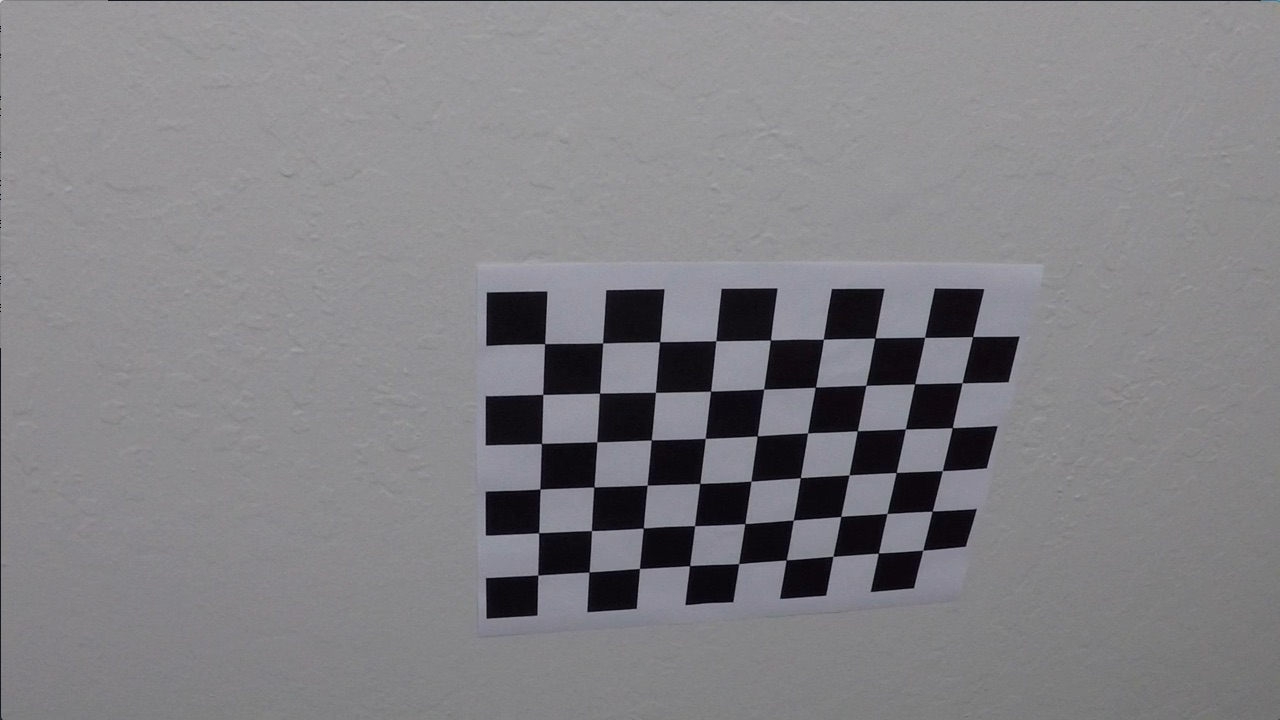
#> input picture Advanced-Lane-Lines/camera_calibration/Calibration_out/calibration10.jpg, 1280 x 720 px, given as the content of the folder /home/jibin/Documents/codes/Advanced-Lane-Lines/camera_cal, which was not available
$ jupyter execute ALF.ipynb   (older library calls are emulated)
#> lines starting #> are read from the running program, lines starting #| are printed output that depends on the picture; after the words box and inside, x2 and y2 are one past the last pixel; in counts of white or black regions, pixels touching at a corner belong together; pictures that were not available may be replaced by others from this repository, and a replacement may not be noted
[cell 1]
import numpy as np
import cv2
import glob
import matplotlib.pyplot as plt
import pickle
from moviepy.editor import VideoFileClip

[cell 2]
class CameraCalibration:

    def __init__(self):
        # prepare object points, like (0,0,0), (1,0,0), (2,0,0) ....
        self.objp = np.zeros((6*9,3), np.float32)
        self.objp[:,:2] = np.mgrid[0:9,0:6].T.reshape(-1,2)

        self.objpoints = [] # 3d points in real world space
        self.imgpoints = [] # 2d points in image plane.
        self.found = 0 #Flag for counting the images with succesfull corner detection
        self.lost = 0 #Flag for counting the images with failed corner detection
        self.calib_paramtrs = {}
        self.ud_images = [] #List to store undistorted images

    def calibrate(self,images,test_image,output_path):
        for i,fname in enumerate(images):
            oimage = str(fname).split('/')[-1].split(".")[0]
            image = cv2.imread(fname)
#> image is the input picture: shape (720, 1280, 3); mean B, G, R 133.1, 129.4, 130.2
            gray = cv2.cvtColor(image,cv2.COLOR_BGR2GRAY)

            # Finding the chessboard corners

            ret, corners = cv2.findChessboardCorners(gray, (9,6),None)
#> ret = True; corners = 54 rows, first 8: [545.3, 343.1], [602.7, 342.8], [660.1, 341.3], [715.8, 340.7], [770.6, 340], [823.5, 339.2], [874.3, 338.5], [925.1, 337.4]

            # If found, append object points, image points to the lists
            if ret == True:
                self.objpoints.append(self.objp)
                self.imgpoints.append(corners)

            # Draw and display the corners
                image = cv2.drawChessboardCorners(image, (9,6), corners, ret)
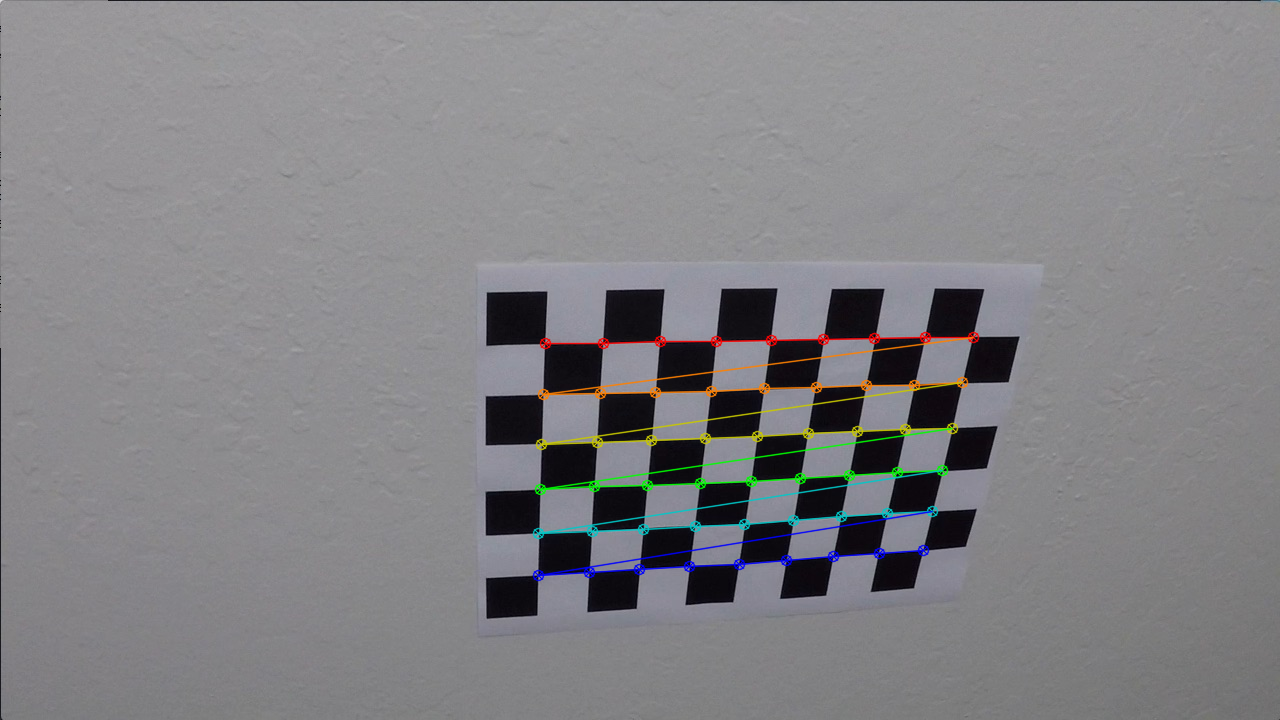
#> image: shape (720, 1280, 3); 1.91% of pixels changed, all inside (x1, y1, x2, y2) = (532, 331, 980, 582)
                cv2.imshow('image',image)
                cv2.waitKey(300)
                op_fname= output_path + str(oimage) + str(i)+'.jpg'
            # Save the images with drawn corners
                cv2.imwrite(op_fname,image)
                self.found += 1
            else:
                self.lost += 1
        print("Found : {0}".format(self.found))
        print("Lost : {0}".format(self.lost))
        cv2.destroyAllWindows()
        img = cv2.imread(test_image)
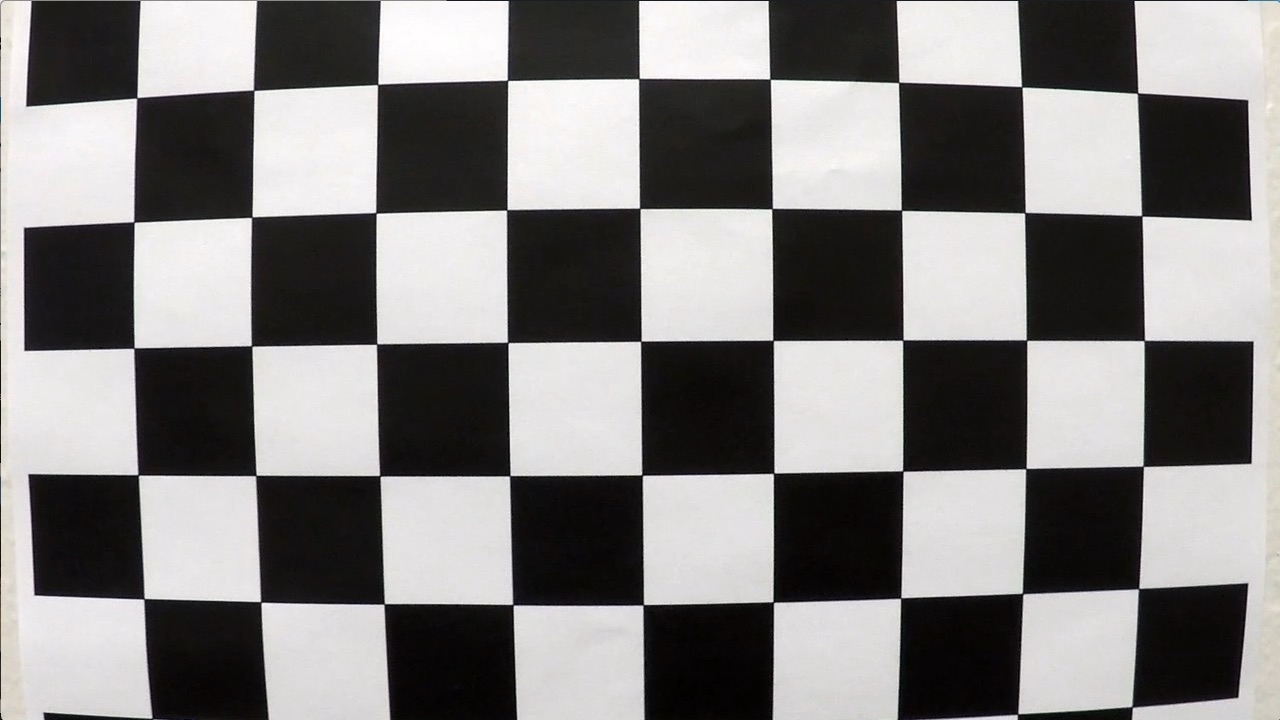
#> input picture Advanced-Lane-Lines/camera_calibration/Calibration_out/calibration1.jpg, 1280 x 720 px, given as the content of the folder /home/jibin/Documents/codes/Advanced-Lane-Lines/camera_cal, which was not available
#> img is the input picture: shape (720, 1280, 3); mean B, G, R 127.8, 128.4, 130.1
        img_size = (img.shape[1],img.shape[0])
#> img_size = (1280, 720)
        ret,mtx,dist,rvecs,tvecs = cv2.calibrateCamera(self.objpoints,self.imgpoints,img_size,None, None)
#> ret = 0.68; mtx = [[1143.7, 0, 681.7], [0, 1109.2, 367.7], [0, 0, 1]]; dist = [[-0.515, 2.99, -0.00876, 0.00937, 1.41]]; rvecs = ([0.451, -0.252, 0.0361],); tvecs = ([-2.31, -0.422, 19.12],)
#> in load_camera, `mtx,img,dist = self.camera.calibrate(self.calib_images,self.test_image..`: dist = [[-0.515, 2.99, -0.00876, 0.00937, 1.41]]
        return mtx,img,dist

    def undistort(self,mtx,img,dist,test):
#> called with mtx = array of shape (3, 3), dist = array of shape (1, 5), test = 1
        dst = cv2.undistort(img,mtx,dist,None,mtx)
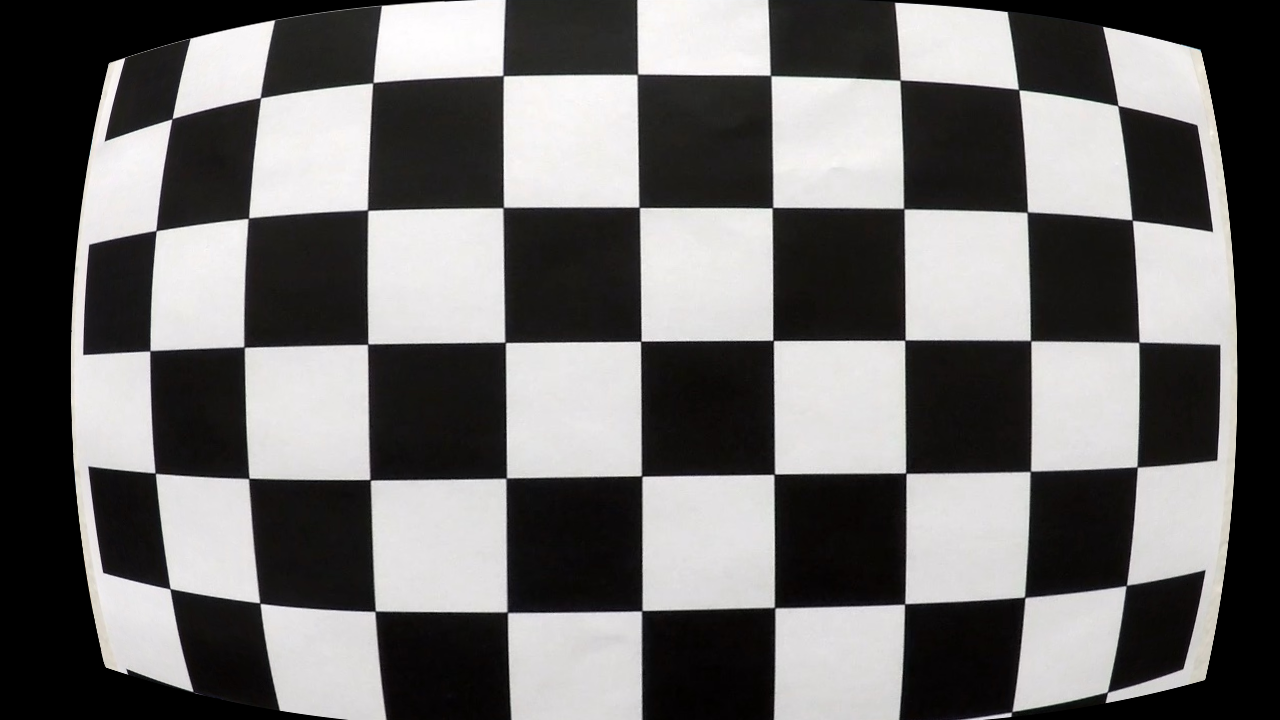
#> dst: shape (720, 1280, 3); mean B, G, R 108.6, 109.1, 110.5

    #Displaying subplots
        if test == 1:
            try:
                cv2.imwrite('camera_calibration/test_out/test_undist.jpg',dst)
            except:
                raise Exception("Saving to test folder failed")

            dst = cv2.cvtColor(dst, cv2.COLOR_BGR2RGB)
            f, (ax1, ax2) = plt.subplots(1, 2, figsize=(20,10))
            ax1.imshow(img)
            ax1.set_title('Original Image', fontsize=20)
            ax2.imshow(dst)
            ax2.set_title('Undistorted Image', fontsize=20)
        else:
            return dst

    #Saving to pickle file

    def camsave(self,mtx,dist,pickle_path):
        self.calib_paramtrs['mtx'] = mtx
        self.calib_paramtrs['dist']= dist
        try:
            pickle.dump(self.calib_paramtrs,open(pickle_path,"wb"))
        except:
            raise Exception("Saving to pickle file failed")

[cell 3]
class Transformer:

    def __init__(self):
        pass

    # [117 lines left out: functions sobel_xy, sobel_thresholded_abs, magnitude_threshold, direction_threshold, gradient_threshold, color_transform and 4 more, not called in this run]

[cell 4]
class LaneFinder:

    def __init__(self):
        self.left_line = np.zeros((3,))
        self.right_line = np.zeros((3,))
        self.leftline_detected = False
        self.rightline_detected = False

    # [176 lines left out: functions histogram, lane_pixel_finder, line_fit, check_poly, curvature, fill_poly and 2 more, not called in this run]

[cell 5]
class Loader:

    def __init__(self,calib_images,test_image,calib_output_path,input_path,out_path,pickle_path):
        self.camera_load = False
        self.camera = CameraCalibration()
        self.calib_images = calib_images
        self.test_image = test_image
        self.calib_output_path = calib_output_path
        self.input_path = input_path
        self.out_path = out_path
        self.pickle_path = pickle_path
        self.dist,self.mtx = self.load_camera()
#> self.dist = [[-0.515, 2.99, -0.00876, 0.00937, 1.41]]; self.mtx has the same summary as mtx in calibrate
        self.transform = Transformer()
        self.laneline = LaneFinder()


    def load_camera(self):
        try:
            with open(self.pickle_path, 'rb') as file:
                data = pickle.load(file)
                self.camera_load = True
            dist = data['dist']
            mtx = data['mtx']
            img = cv2.imread(self.test_image)
            self.camera.undistort(mtx,img,dist,test = 1)
            print("Camera is already calibrated and Camera Parameters are loaded succesfully")
        except:
            print("Camera is not yet calibrated and Camera is calibrating now")
            mtx,img,dist = self.camera.calibrate(self.calib_images,self.test_image,self.calib_output_path)
            self.camera.undistort(mtx,img,dist,test = 1)
            self.camera_load = True
            self.camera.camsave(mtx,dist,self.pickle_path)
            print("Camera is calibrated and Camera parameters are succesfully saved for later use")
        return dist,mtx

    # [16 lines left out: functions process_frame, image_loader, not called in this run]

    def video_loader(self,video_path,output):

        clip = VideoFileClip(video_path).subclip(0,2)
        frame = clip.fl_image(self.process_frame) # This process_frame function should return an image
        frame.write_videofile(output, audio=False)

[cell 6]

if __name__ == "__main__":

#calibration inputs
    calib_images = glob.glob('/home/jibin/Documents/codes/Advanced-Lane-Lines/camera_cal/calibration*.jpg')
    calib_output_path = '/home/jibin/Documents/codes/Advanced-Lane-Lines/camera_cal/calibration_out/'
    test_image = '/home/jibin/Documents/codes/Advanced-Lane-Lines/camera_cal/calibration1.jpg'

#Image feed inputs
    input_path ='/home/jibin/Documents/codes/Advanced-Lane-Lines/test_images/*.jpg'
    out_path = '/home/jibin/Documents/codes/Advanced-Lane-Lines/output_images/'

#Video feed input
    video_path = "/home/jibin/Documents/codes/Advanced-Lane-Lines/project_video.mp4"

# Video out path
    video_out = '/home/jibin/Documents/codes/Advanced-Lane-Lines/examples/output_9.mp4'

#pickle load file path
    pickle_path = "/home/jibin/Documents/codes/Advanced-Lane-Lines/examples/camera_calibration/calib_parameters_pickle.p"

    load = Loader(calib_images,test_image,calib_output_path,input_path,out_path,pickle_path)
    load.video_loader(video_path,video_out)
#> (the call stopped at in video_loader, `clip = VideoFileClip(video_path).subclip(0,2)`: moviepy is not available in this run)

# Following lines of code for testing images

    #load_image = load.image_loader(input_path)
    #process_frame(load_image)
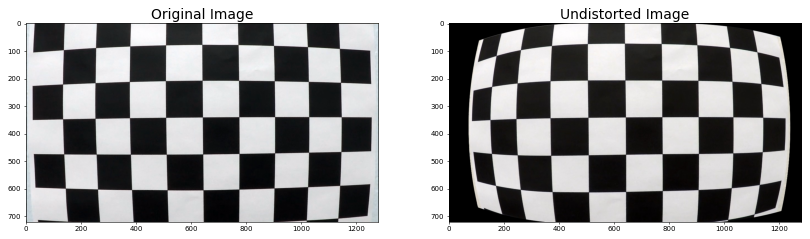
#> figure drawn by matplotlib, 2 panels; B, G, R data is drawn as R, G, B
